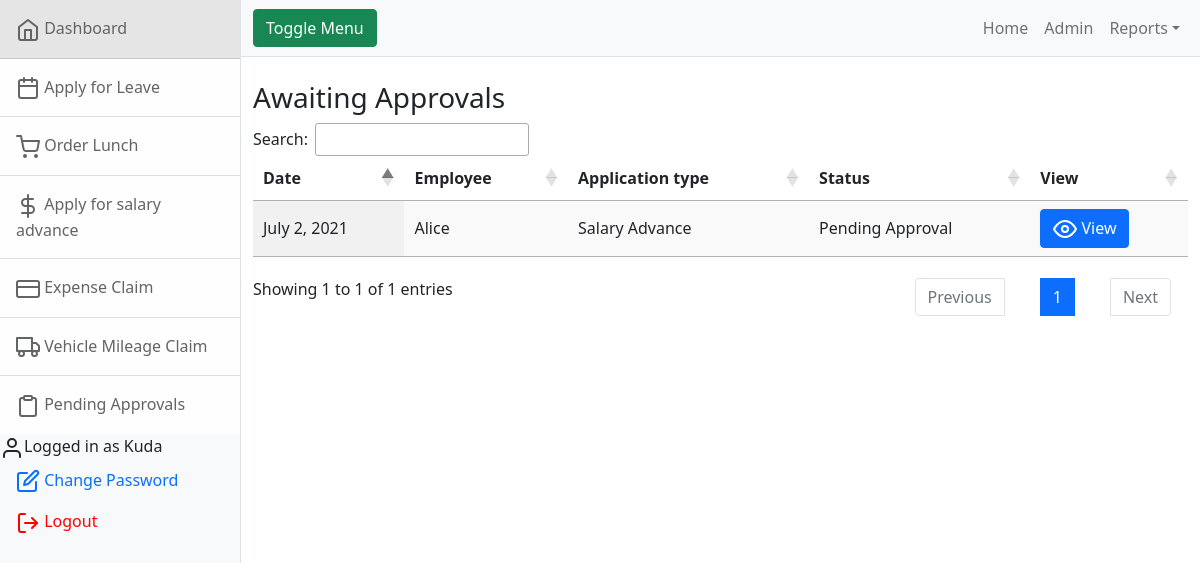
/hr/AwaitingApprovals/ (signed in), run on the app's committed database.
### hr/models.py (models this page shows)
class SalaryAdvance(models.Model):
    date = models.DateField(null=False,default=timezone.now)
    employee = models.ForeignKey(User, on_delete=models.CASCADE,related_name='emp',null=False)
    amount= models.DecimalField(max_digits=6,decimal_places=2,null=False)
    status = models.CharField(max_length=100,default="Pending Approval")
    approved_by = models.ForeignKey(User, on_delete=models.CASCADE,related_name='manager',null=False)

### hr/views.py (the view)
# urls.py: path("AwaitingApprovals/",views.awaiting_approvals_view, name='awaiting_approval'),
@login_required
@user_passes_test(hr_approval_groups)
def awaiting_approvals_view(request):
    leave_applications = LeaveApplication.objects.filter(status="Pending Approval")
    mileage_claims = MileageClaim.objects.filter(status="Pending Approval")
    salary_advances = SalaryAdvance.objects.filter(status="Pending Approval")
    expense_claims = ExpenseClaim.objects.filter(status="Pending Approval")
    return render(request,"hr/awaiting_approval.html",{
        "leave_applications":leave_applications,
        "mileage_claims":mileage_claims,
        "salary_advances":salary_advances,
        "expense_claims":expense_claims
    })

### hr/views.py (called while the page is built)
def hr_approval_groups(user):
    return user.groups.filter(name__in=['hr', 'manager']).exists()

### hr/templates/hr/awaiting_approval.html (shortened to what this page needs)
{% extends "hr/layout.html"%}
{% block main %}
<h3 class="mt-4">Awaiting Approvals</h3>
<table class="display" id="export">
    <thead>
        <th>Date</th>
        <th>Employee</th>
        <th>Application type</th>
        <th>Status</th>
        <th>View</th>
    </thead>
    <tbody>
        {% for i in salary_advances %}
        <tr>
            <td>{{ i.date }}</td>
            <td>{{ i.employee }}</td>
            <td>Salary Advance</td>
            <td>{{ i.status }}</td>
            <td>
                <a href="{% url  'hr:advance_approval' id=i.id %}">
                    <button type="button" class="btn btn-primary"><span data-feather="eye"></span> View</button>
                </a>
            </td>
        </tr>
        {% endfor %}
    </tbody>
</table>
{% endblock %}

### hr/templates/hr/layout.html (shortened to what this page needs)
<!DOCTYPE html>
<html lang="en">
    <head>
         <link href="https://cdn.jsdelivr.net/npm/bootstrap@5.0.1/dist/css/bootstrap.min.css" rel="stylesheet">
        {% load static %}
        <link rel="stylesheet" type="text/css" href="{% static 'hr/style.css' %}">
        <link rel="stylesheet" href="https://cdn.datatables.net/1.10.23/css/jquery.dataTables.min.css" />
        <link  rel="stylesheet" href="https://cdn.datatables.net/1.10.23/css/dataTables.bootstrap4.min.css" />
        <link  rel="stylesheet" href="https://cdn.datatables.net/buttons/1.6.5/css/buttons.bootstrap4.min.css" />
        <link  rel="stylesheet" href="https://cdn.datatables.net/searchpanes/1.2.1/css/searchPanes.dataTables.min.css" />
    </head>
    <body>
        <div class="d-flex" id="wrapper">
            <div class="border-end bg-light" id="sidebar-wrapper">
                <div class="list-group list-group-flush">
                    <a class="list-group-item list-group-item-action list-group-item-light p-3" href="{% url  'hr:dashboard' %}"><span  data-feather="home"></span> Dashboard</a>
                    <a class="list-group-item list-group-item-action list-group-item-light p-3" href="{% url  'hr:apply_leave' %}"><span  data-feather="calendar"></span> Apply for Leave</a>
                    <a class="list-group-item list-group-item-action list-group-item-light p-3" href="{% url  'hr:order_lunch' %}"><span  data-feather="shopping-cart"></span> Order Lunch</a>
                    <a class="list-group-item list-group-item-action list-group-item-light p-3" href="{% url  'hr:apply_salary_advance' %}"><span  data-feather="dollar-sign"></span> Apply for salary advance</a>
                    <a class="list-group-item list-group-item-action list-group-item-light p-3" href="{% url  'hr:apply_expense_claim' %}"><span  data-feather="credit-card"></span> Expense Claim</a>
                    <a class="list-group-item list-group-item-action list-group-item-light p-3" href="{% url  'hr:apply_mileage_claim' %}"><span  data-feather="truck"></span> Vehicle Mileage Claim</a>
                    <a class="list-group-item list-group-item-action list-group-item-light p-3" href="{% url  'hr:awaiting_approval' %}"><span  data-feather="clipboard"></span> Pending Approvals</a>
                </div>
                <ul class="nav flex-column">
                    <li><span  data-feather="user"></span>Logged in as {{ request.user }}</li>
                    <li class="nav-item">
                        <a class="nav-link" href="{% url  'users:password_change' %}">
                          <span  data-feather="edit"></span>
                          <span>
                          Change Password
                          </span>
                        </a>
                    </li>
                    <li class="nav-item">
                        <a class="nav-link" href="{% url  'users:logout' %}">
                          <span style="color:red;" data-feather="log-out"></span>
                          <span style="color:red;">
                          Logout
                          </span>
                        </a>
                    </li>
                </ul>
            </div>
            <div id="page-content-wrapper">
                <nav class="navbar navbar-expand-lg navbar-light bg-light border-bottom">
                    <div class="container-fluid">
                        <button class="btn btn-success" id="sidebarToggle">Toggle Menu</button>
                        <div class="collapse navbar-collapse" id="navbarSupportedContent">
                            <ul class="navbar-nav ms-auto mt-2 mt-lg-0">
                                <li class="nav-item active"><a class="nav-link" href="{% url  'hr:dashboard' %}">Home</a></li>
                                <li class="nav-item"><a class="nav-link" href="{% url  'admin:index' %}">Admin</a></li>
                                <li class="nav-item dropdown">
                                    <a class="nav-link dropdown-toggle" id="navbarDropdown" href="#" role="button" data-bs-toggle="dropdown" aria-haspopup="true" aria-expanded="false">Reports</a>
                                </li>
                            </ul>
                        </div>
                    </div>
                </nav>
                <div class="container-fluid">
                    {% block main %}{% endblock %}
                </div>
            </div>
        </div>
    {% load static %}
</body>
</html>
    </body>
</html>

### data on the page
SalaryAdvance: date "July 2, 2021", employee "Alice", status "Pending Approval"

### other printed values
{{ request.user }} "Kuda"
